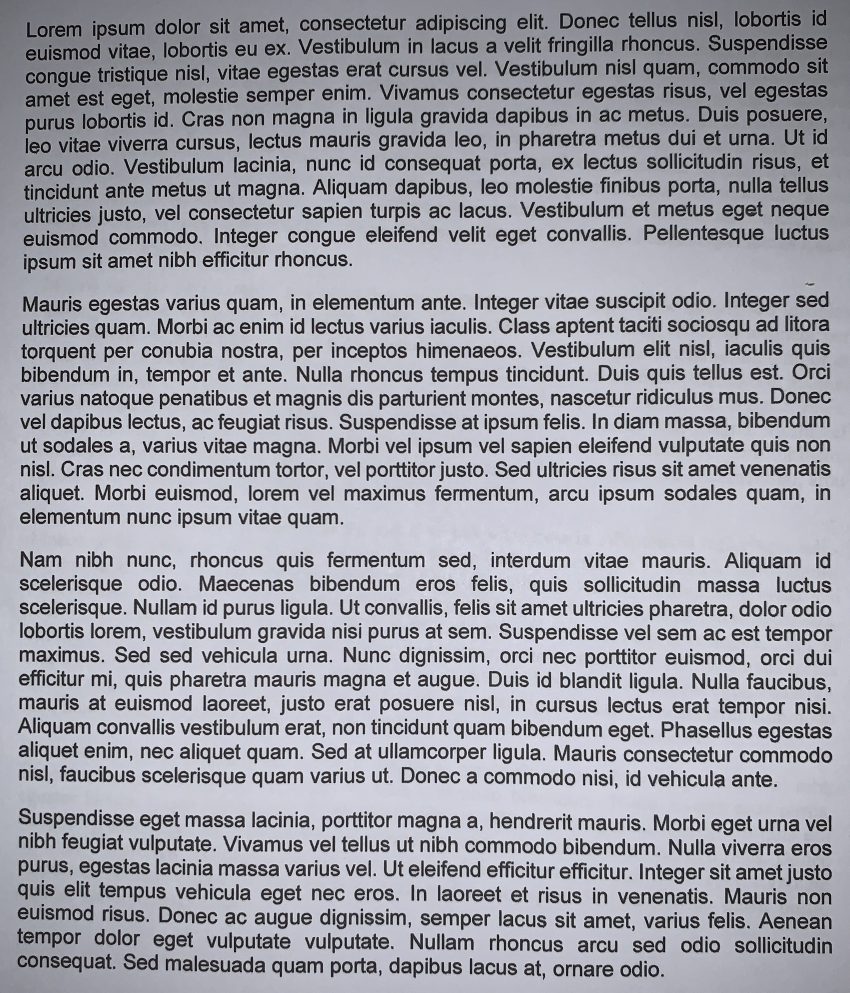
#> input picture input/phone_texts/arial_phone.jpg, 2548 x 2978 px (shown at 1/3 size)
$ python test2.py
#> lines starting #> are read from the running program, lines starting #| are printed output that depends on the picture; after the words box and inside, x2 and y2 are one past the last pixel; in counts of white or black regions, pixels touching at a corner belong together
import cv2
import pytesseract

def ocr(img):
    text = pytesseract.image_to_string(img)
    return text

def get_grayscale(img):
    return cv2.cvtColor(img, cv2.COLOR_BGR2GRAY)

def remove_noise(img):
    return cv2.medianBlur(img, 5)

def thresholding(img):
    return cv2.threshold(img, 0, 255, cv2.THRESH_BINARY + cv2.THRESH_OTSU)[1]

def processImg(img):
#> called with img = 'input/phone_texts/arial_phone.jpg'
    readImg = cv2.imread(img)
#> readImg is the input picture: shape (2978, 2548, 3); mean B, G, R 166.1, 157.8, 157.4
    readImg = get_grayscale(readImg)
    readImg = thresholding(readImg)
#> in thresholding, `return cv2.threshold(img, 0, 255, cv2.THRESH_BINARY + cv2.THRESH_OTSU)..`:
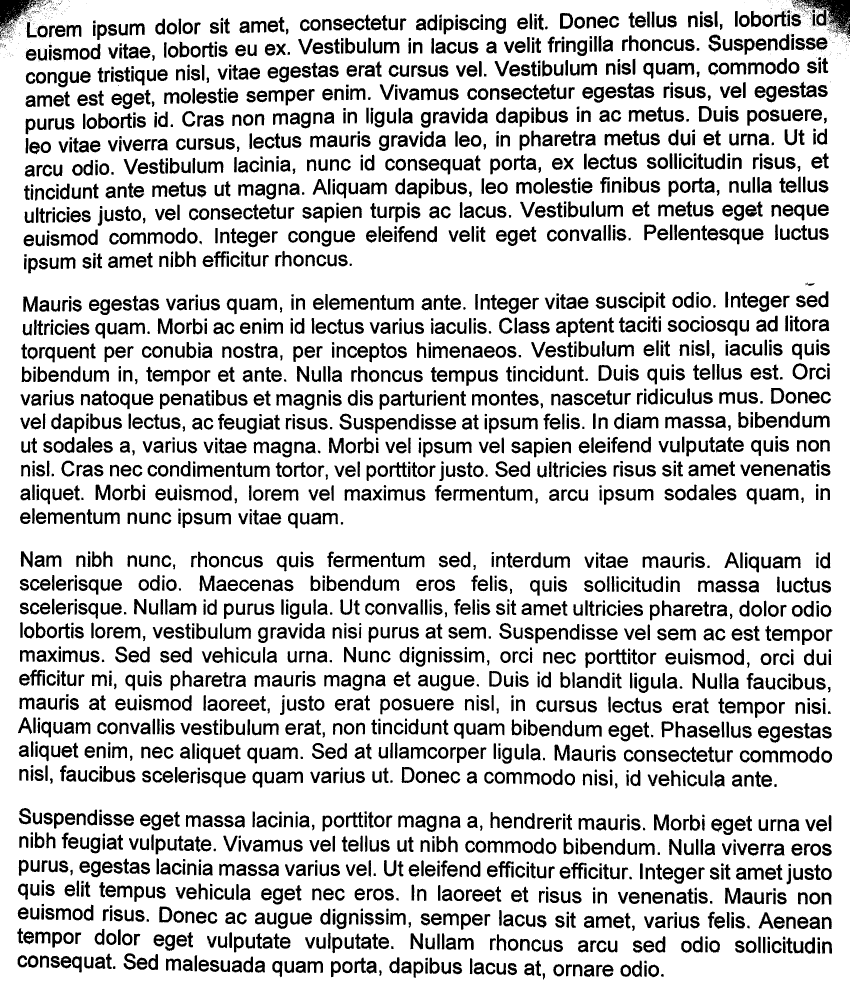
#> returned value: shape (2978, 2548) (shown at 1/3 size); 80.7% white; 3722 black regions (739 under 20 px), largest, box (x1, y1, x2, y2) and area: (2376, 0, 2548, 108) 6496, (0, 0, 111, 85) 5127, (2158, 685, 2218, 733) 1358
    readImg = remove_noise(readImg)
#> in remove_noise, `return cv2.medianBlur(img, 5)`: returned value: shape (2978, 2548); 80.9% white; 2993 black regions (39 under 20 px), largest, box (x1, y1, x2, y2) and area: (2389, 0, 2548, 107) 7753, (0, 0, 120, 84) 5523, (2264, 258, 2329, 307) 1676
    scale_percent = 40# percent of original size
    width = int(readImg.shape[1] * scale_percent / 100)
#> width = 1019
    height = int(readImg.shape[0] * scale_percent / 100)
#> height = 1191
    dim = (width, height)
#> dim = (1019, 1191)
    image = cv2.resize(readImg, dim, interpolation = cv2.INTER_AREA)
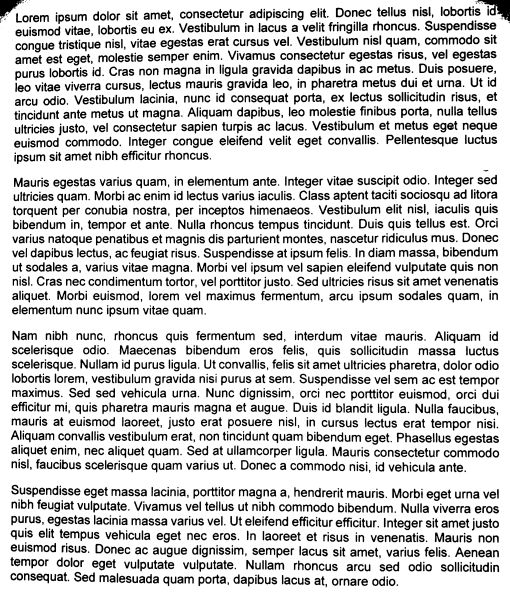
#> image: shape (1191, 1019) (shown at 1/2 size); min 0, max 255, mean 206.4
    return image


img = 'input/phone_texts/arial_phone.jpg'
#> (the run stopped early here; a loop or call above may not have finished)

$ run again, with input/phone_texts/tnr_phone.jpg copied over input/phone_texts/arial_phone.jpg
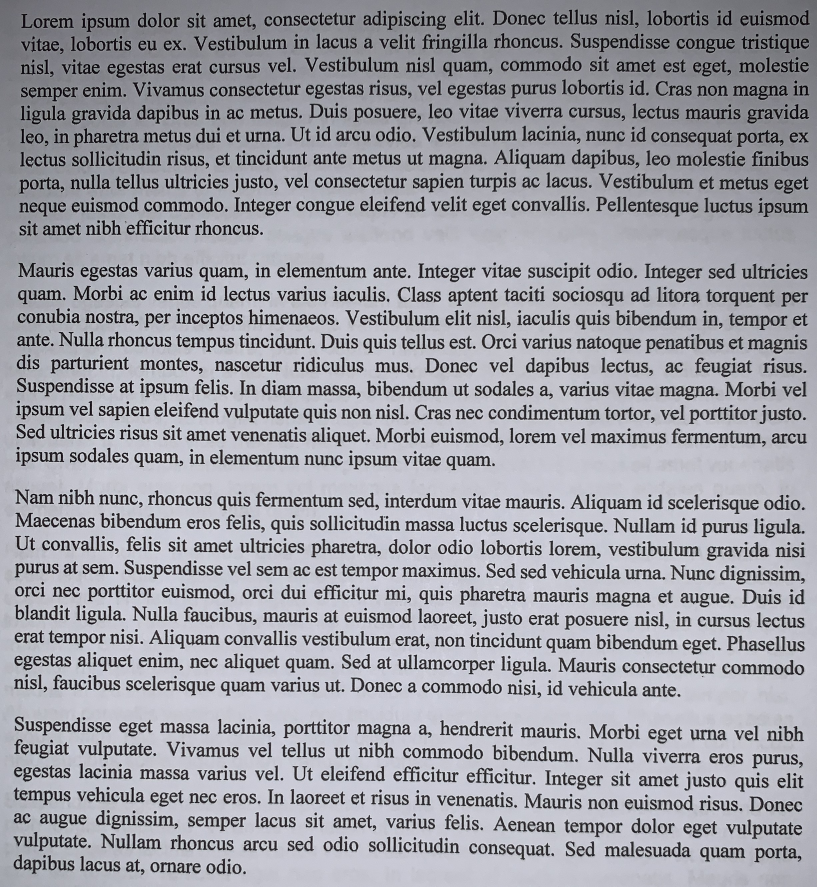
#> input picture input/phone_texts/tnr_phone.jpg, 2450 x 2659 px (shown at 1/3 size)
#> in processImg, readImg is the input picture: shape (2659, 2450, 3); mean B, G, R 166.7, 159.2, 158.8
#> in thresholding, `return cv2.threshold(img, 0, 255, cv2.THRESH_BINARY + cv2.THRESH_OTSU)..`:
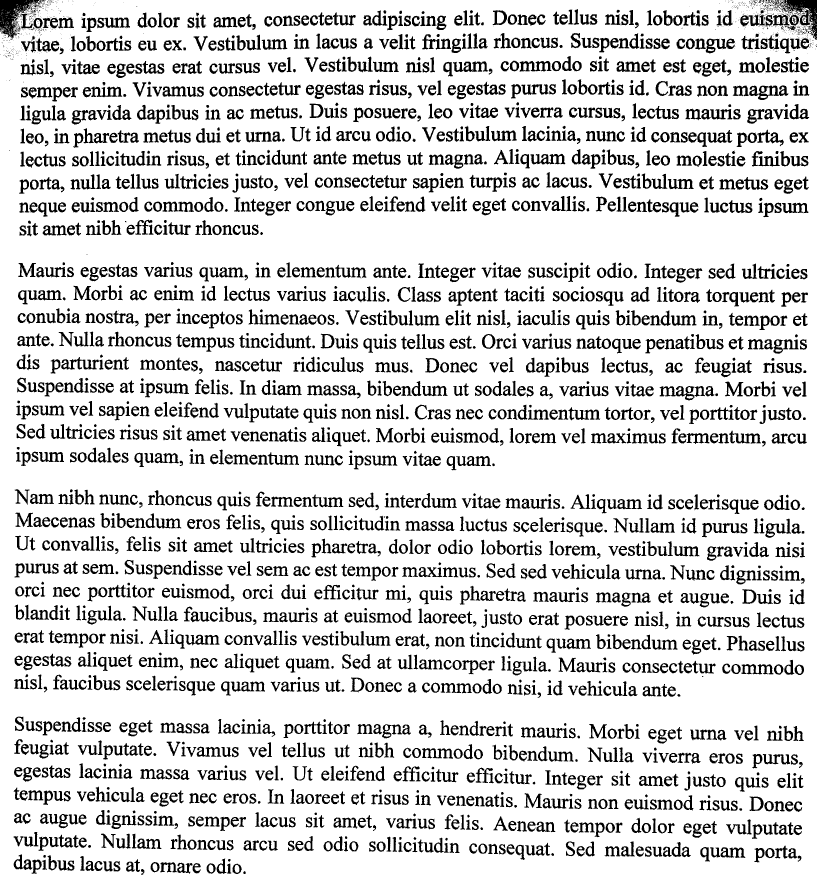
#> returned value: shape (2659, 2450) (shown at 1/3 size); 83.5% white; 3680 black regions (985 under 20 px), largest, box (x1, y1, x2, y2) and area: (0, 0, 124, 119) 6350, (2330, 0, 2450, 120) 4217, (1979, 1158, 2115, 1201) 2274
#> in processImg, `image = cv2.resize(readImg, dim, interpolation = cv2.INTER_AREA)`:
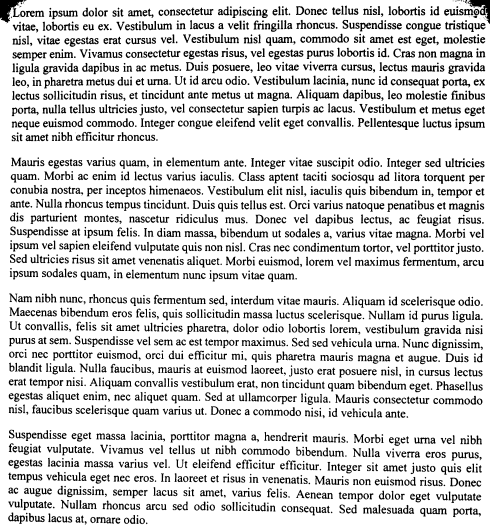
#> image: shape (1063, 980) (shown at 1/2 size); min 0, max 255, mean 213.7
